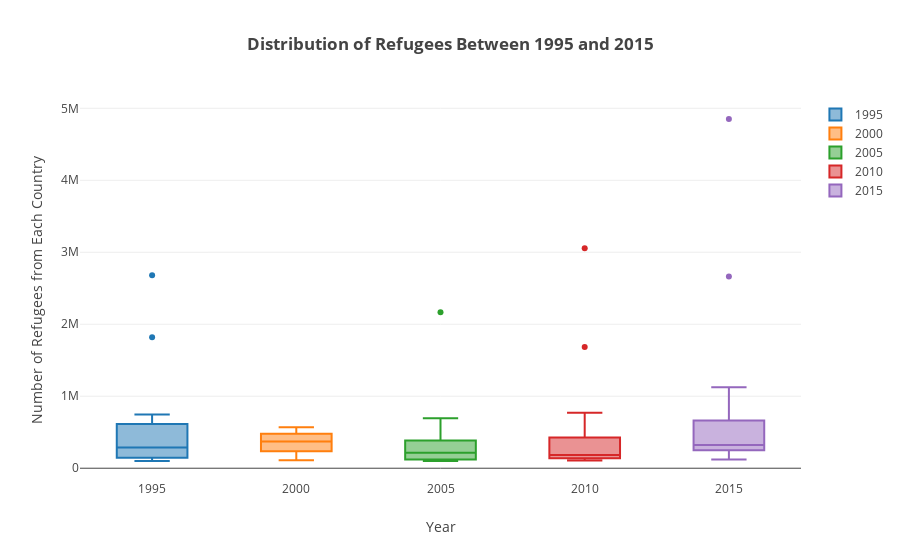

Notebook cell for this chart:
### Code cell
b1 = combined[(combined['Year'] == 1995) & (combined['Total Refugees Abroad'] >100000)]['Total Refugees Abroad']
b2 = combined[(combined['Year'] == 2000) & (combined['Total Refugees Abroad'] >100000)]['Total Refugees Abroad']
b3 = combined[(combined['Year'] == 2005) & (combined['Total Refugees Abroad'] >100000)]['Total Refugees Abroad']
b4 = combined[(combined['Year'] == 2010) & (combined['Total Refugees Abroad'] >100000)]['Total Refugees Abroad']
b5 = combined[(combined['Year'] == 2015) & (combined['Total Refugees Abroad'] >100000)]['Total Refugees Abroad']

trace1 = go.Box(
    y=b1,
    name = '1995',            

)
trace2 = go.Box(
    y=b2,
    name = '2000',

)
trace3 = go.Box(
    y=b3,
    name = '2005',

)
trace4 = go.Box(
    y=b4,
    name = '2010',

)
trace5 = go.Box(
    y=b5,
    name = '2015',

)

layout = go.Layout(
    title = go.layout.Title(
        text = '<b>Distribution of Refugees Between 1995 and 2015</b>'
    ),
    xaxis=dict(
        title='Year'
    ),
    yaxis=dict(
        title='Number of Refugees from Each Country'
    ),
    
)

data = [trace1, trace2, trace3, trace4, trace5]

fig = go.Figure(data=data, layout=layout)

iplot(fig, filename='boxplot')

### Figure 1 — Plotly figure (JSON) as saved in the notebook; plotly's stock layout.template omitted (floating-point values rounded to 4 significant figures)
{"data": [{"name": "1995", "type": "box", "uid": "7a6bc155-d738-488c-8e89-c2d9afa8c8e6", "y": [2679133, 246657, 201442, 200520, 350582, 104693, 245572, 286712, 100987, 718719, 112364, 744637, 125562, 1819366, 379495, 638698, 107589, 445280, 543541]}, {"name": "2000", "type": "box", "uid": "f44af13d-a478-4138-9901-6906732ea8ed", "y": [433760, 284277, 504981, 568084, 110975, 335199, 371713, 376851, 526179, 266930, 119056, 146748, 402807, 475655, 124160, 494363, 370758]}, {"name": "2005", "type": "box", "uid": "d6fe3e14-06c0-4a0c-b005-31da43ce855a", "y": [2166149, 215827, 233675, 109930, 438706, 124101, 119148, 430929, 144066, 262299, 231139, 103037, 100264, 189989, 395553, 108139, 693632, 170567, 358268]}, {"name": "2010", "type": "box", "uid": "5544597f-5897-4c9b-911e-f51521bbada3", "y": [3054709, 134858, 162755, 184602, 113233, 476693, 205460, 1683579, 108255, 115524, 182871, 770152, 141062, 379151, 146793, 338698]}, {"name": "2015", "type": "box", "uid": "78722fd7-42ef-4cc5-afd7-1572cf1489a3", "y": [2663005, 292764, 471105, 212912, 541288, 379774, 261094, 154213, 152137, 277408, 286366, 1123126, 778650, 121443, 622483, 4851450, 321132]}], "layout": {"title": {"text": "<b>Distribution of Refugees Between 1995 and 2015</b>"}, "xaxis": {"title": {"text": "Year"}}, "yaxis": {"title": {"text": "Number of Refugees from Each Country"}}}}
